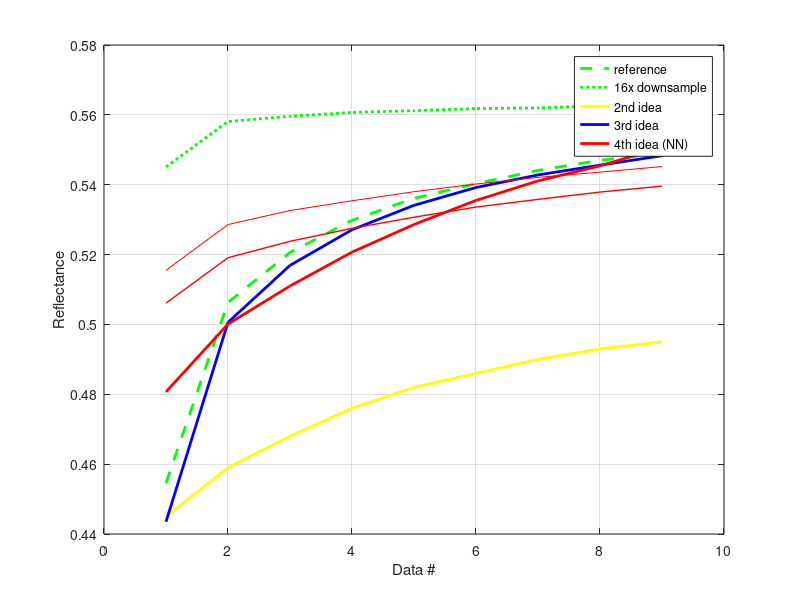

This chart was generated by the following MATLAB code:
% tile100 = [0.4435,0.4546,0.5451;
%            0.5006,0.5063,0.5581;
%            0.5169,0.5206,0.5596;
%            0.5271,0.5298,0.5607;
%            0.5341,0.5361,0.5612;
%            0.5392,0.5403,0.5618;
%            0.5428,0.5441,0.5620;
%            0.5456,0.5470,0.5626;
%            0.5483,0.5490,0.5631];
%        
% tile1000 =[0.4441,0.4551,0.5457;
%            0.5012,0.5073,0.5585;
%            0.5178,0.5212,0.5603;
%            0.5281,0.5305,0.5611;
%            0.5350,0.5368,0.5621;
%            0.5397,0.5412,0.5625;
%            0.5438,0.5446,0.5631;
%            0.5465,0.5475,0.5633;
%            0.5489,0.5497,0.5637];    
% 
% 
%        
% figure;
% plot(tile100(:,1),'b-');hold on
% plot(tile100(:,2),'b:');hold on
% plot(tile100(:,3),'b--');hold on
% 
% plot(tile1000(:,1),'r-');hold on
% plot(tile1000(:,2),'r:');hold on
% plot(tile1000(:,3),'r--');hold on
%   
% grid on
% title('Local optimization (vertical stripes)')
% xlabel('Layers')
% ylabel('Reflectance')
% 
% legend('Tile100 optimized',...
%        'Tile100 reference',...
%        'Tile100 16x',...
%        'Tile1000 optimized',...
%        'Tile1000 reference',...
%        'Tile1000 16x')


tile100 = [0.4435,0.4546,0.5451;
           0.5006,0.5063,0.5581;
           0.5169,0.5206,0.5596;
           0.5271,0.5298,0.5607;
           0.5341,0.5361,0.5612;
           0.5392,0.5403,0.5618;
           0.5428,0.5441,0.5620;
           0.5456,0.5470,0.5626;
           0.5483,0.5490,0.5631];
       
deeplearn =[0.5155, 0.5061, 0.4807;
           0.5286, 0.5191, 0.5001;
           0.5326, 0.5238, 0.5110;
           0.5354, 0.5275, 0.5207;
           0.5380, 0.5307, 0.5286;
           0.5402, 0.5336, 0.5355;
           0.5421, 0.5358, 0.5411;
           0.5436, 0.5379, 0.5454;
           0.5452, 0.5396, 0.5507];    
secondIdea = [0.445; 0.459; 0.468; 0.476; 0.482; 0.486; 0.49; 0.493; 0.495];

       
figure;

plot(tile100(:,2),'g--', 'LineWidth', 2);hold on
plot(tile100(:,3),'g:', 'LineWidth', 2);hold on
plot(secondIdea,'y-', 'LineWidth', 2);hold on
plot(tile100(:,1),'b-', 'LineWidth', 2);hold on


plot(deeplearn(:,3),'r-', 'LineWidth', 2);hold on
plot(deeplearn(:,2),'r-', 'LineWidth', 1);hold on
plot(deeplearn(:,1),'r-', 'LineWidth', 0.5);hold on

  
grid on
% title('Optimization')
xlabel('Data #')
ylabel('Reflectance')

legend('reference','16x downsample','2nd idea','3rd idea','4th idea (NN)')